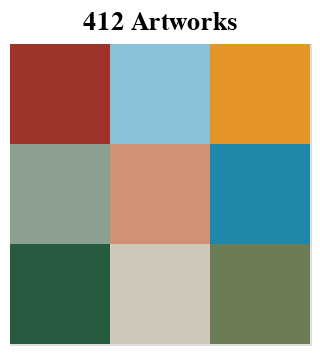
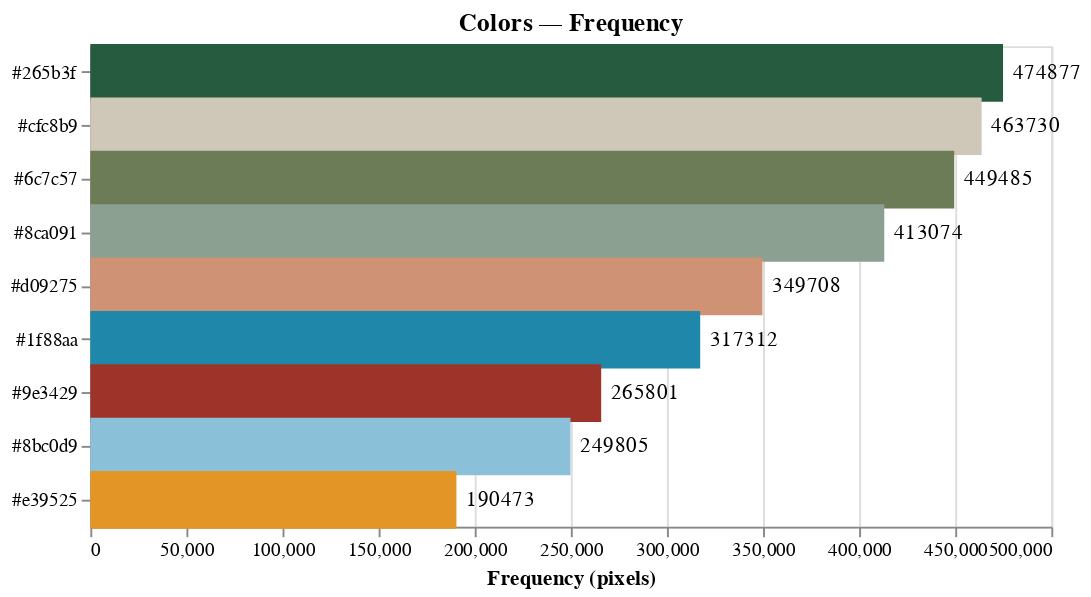

Source (notebook cell) for these figures, in order:
### Markdown cell above
# Categorizing and creating a palette for each decade of work

### Code cell
import numpy as np
from PIL import Image
import ast
import os
import pandas as pd
from sklearn.cluster import KMeans
from collections import Counter
import altair as alt
import matplotlib.pyplot as plt

csv_path = 'colorcode.csv'
image_folder = 'palettes'
num_colors = 9

df = pd.read_csv(csv_path)

all_pixels = []

for _, row in df.iterrows():
    image_name = os.path.basename(row['image_url']).split('?')[0]
    palette_path = os.path.join(image_folder, f"palette_{image_name.replace('.jpg', '.png')}")

    if os.path.exists(palette_path):
        img = Image.open(palette_path).convert('RGB')
        img = img.resize((100, 100))
        pixels = np.array(img).reshape(-1, 3)
        pixels = np.array([p for p in pixels if 40 < np.mean(p) < 220])
        all_pixels.append(pixels)

if not all_pixels:
    raise ValueError("No valid images loaded.")

all_pixels = np.vstack(all_pixels)

kmeans = KMeans(n_clusters=num_colors, random_state=42).fit(all_pixels)
colors = kmeans.cluster_centers_.astype(int)
labels = kmeans.labels_

counts = Counter(labels)
frequencies = [counts[i] for i in range(num_colors)]

sorted_idx = np.argsort(frequencies)[::-1]
colors = colors[sorted_idx]
frequencies = np.array(frequencies)[sorted_idx]

hex_colors = ['#{:02x}{:02x}{:02x}'.format(*c) for c in colors]

alt.Chart(pd.DataFrame({
    'color': hex_colors,
    'x': [0, 1, 2, 0, 1, 2, 0, 1, 2],
    'y': [2, 2, 2, 1, 1, 1, 0, 0, 0]
})).mark_rect().encode(
    x=alt.X('x:O', axis=None),
    y=alt.Y('y:O', axis=None),
    color=alt.Color('color:N', scale=None)
).properties(
    width=150,
    height=150,
    title="412 Artworks"
).display()

(
    alt.Chart(pd.DataFrame({
        'color': hex_colors,
        'frequency': frequencies
    })).mark_bar(size=30).encode(
        y=alt.Y('color:N', sort='-x', title=''),
        x=alt.X('frequency:Q', title='Frequency (pixels)'),
        color=alt.Color('color:N', scale=None, legend=None)
    ).properties(
        width=500,
        height=250,
        title='Colors — Frequency'
    ) + alt.Chart(pd.DataFrame({
        'color': hex_colors,
        'frequency': frequencies
    })).mark_text(
        align='left',
        baseline='middle',
        dx=5,
        dy=0,
        color='black'
    ).encode(
        y=alt.Y('color:N', sort='-x'),
        x=alt.X('frequency:Q'),
        text='frequency:Q'
    )
).display()

### Figure 1 — Vega-Lite specification as saved in the notebook (floating-point values rounded to 4 significant figures)
{"config": {"view": {"continuousWidth": 300, "continuousHeight": 300}}, "data": {"name": "data-9d37379fd97f6aa3c94f5b5087e354cf"}, "mark": {"type": "rect"}, "encoding": {"color": {"field": "color", "scale": null, "type": "nominal"}, "x": {"axis": null, "field": "x", "type": "ordinal"}, "y": {"axis": null, "field": "y", "type": "ordinal"}}, "height": 150, "title": "412 Artworks", "width": 150, "$schema": "https://vega.github.io/schema/vega-lite/v5.20.1.json", "datasets": {"data-9d37379fd97f6aa3c94f5b5087e354cf": [{"color": "#265b3f", "x": 0, "y": 2}, {"color": "#cfc8b9", "x": 1, "y": 2}, {"color": "#6c7c57", "x": 2, "y": 2}, {"color": "#8ca091", "x": 0, "y": 1}, {"color": "#d09275", "x": 1, "y": 1}, {"color": "#1f88aa", "x": 2, "y": 1}, {"color": "#9e3429", "x": 0, "y": 0}, {"color": "#8bc0d9", "x": 1, "y": 0}, {"color": "#e39525", "x": 2, "y": 0}]}}

### Figure 2 — Vega-Lite specification as saved in the notebook (floating-point values rounded to 4 significant figures)
{"config": {"view": {"continuousWidth": 300, "continuousHeight": 300}}, "layer": [{"data": {"name": "data-f99932431f81111fd5566149f489842f"}, "mark": {"type": "bar", "size": 30}, "encoding": {"color": {"field": "color", "legend": null, "scale": null, "type": "nominal"}, "x": {"field": "frequency", "title": "Frequency (pixels)", "type": "quantitative"}, "y": {"field": "color", "sort": "-x", "title": "", "type": "nominal"}}, "title": "Colors — Frequency"}, {"data": {"name": "data-f99932431f81111fd5566149f489842f"}, "mark": {"type": "text", "align": "left", "baseline": "middle", "color": "black", "dx": 5, "dy": 0}, "encoding": {"text": {"field": "frequency", "type": "quantitative"}, "x": {"field": "frequency", "type": "quantitative"}, "y": {"field": "color", "sort": "-x", "type": "nominal"}}}], "height": 250, "width": 500, "$schema": "https://vega.github.io/schema/vega-lite/v5.20.1.json", "datasets": {"data-f99932431f81111fd5566149f489842f": [{"color": "#265b3f", "frequency": 474877}, {"color": "#cfc8b9", "frequency": 463730}, {"color": "#6c7c57", "frequency": 449485}, {"color": "#8ca091", "frequency": 413074}, {"color": "#d09275", "frequency": 349708}, {"color": "#1f88aa", "frequency": 317312}, {"color": "#9e3429", "frequency": 265801}, {"color": "#8bc0d9", "frequency": 249805}, {"color": "#e39525", "frequency": 190473}]}}
